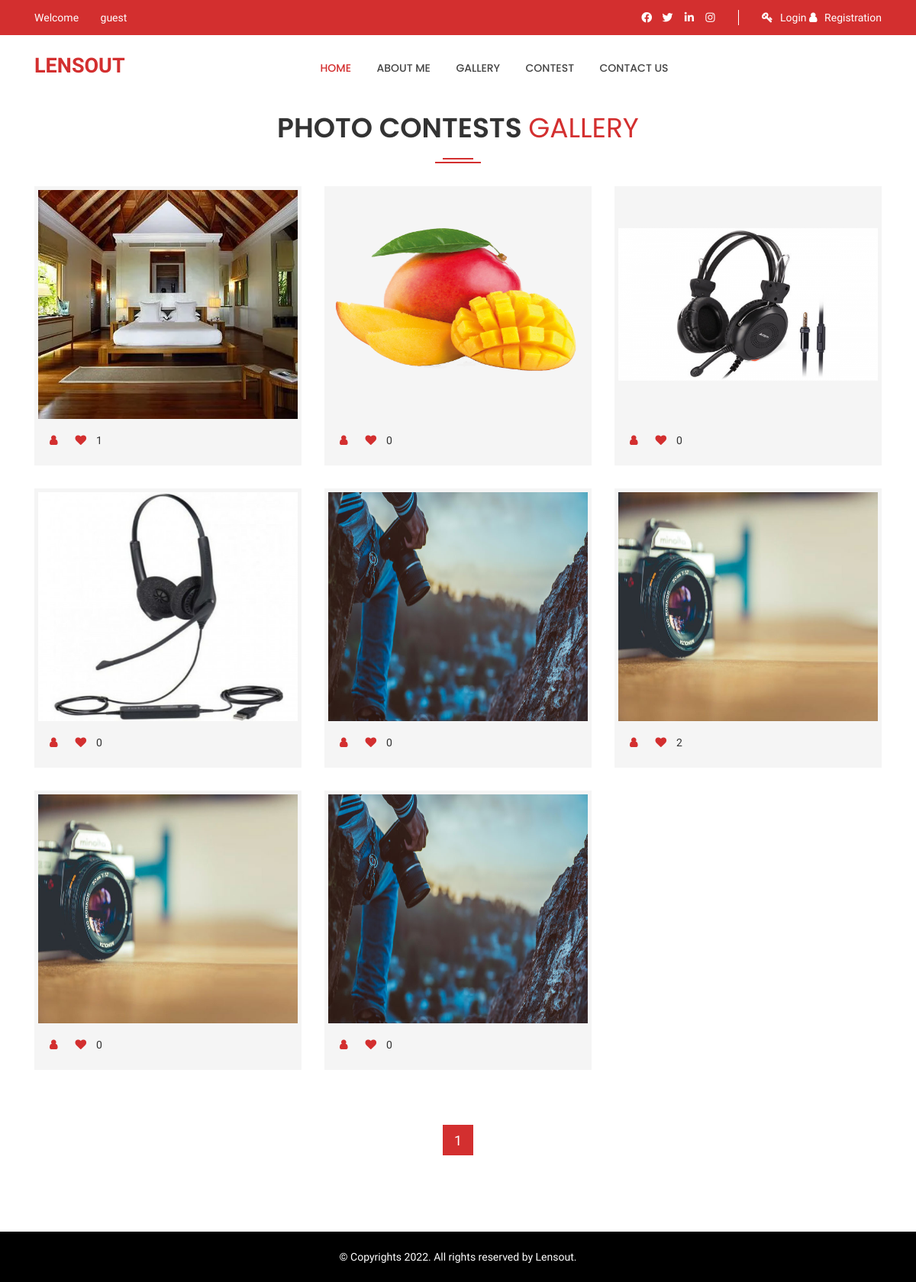
Screenshot of /accounts/gallary-view/ with the database file from the repository.
### users/models.py (models this page shows, shortened)
class ContestMaterial(models.Model):
    author = models.ForeignKey(User, on_delete=models.CASCADE)
    photo = models.ImageField(upload_to="ContestMaterial/", blank=False)
    post_on = models.DateField(auto_now=True, auto_now_add=False)
    love = models.ManyToManyField(User, blank=True, related_name="love")

### users/views.py (the view)
# urls.py: path('gallary-view/',views.Galary,name="galary"),
def Galary(request):
    img = ContestMaterial.objects.all()
    paginator = Paginator(img, 9)
    page = request.GET.get('page')
    img = paginator.get_page(page)
    context = {
        'img': img,
    }
    return render(request, 'gallery2.html', context)

### templates/gallery2.html (shortened to what this page needs)
{% extends 'base.html' %}
{% load static %}
{% block content %}
        <div class="home-gellary-area pt-100 pb-100">
            <div class="container">
                <div class="row">
                    <div class="col-lg-12 col-md-12 col-sm-12 col-xs-12">
                        <div class="section-title">
                            <h2>Photo Contests <span> Gallery</span></h2>
                        </div>
                    </div>
                    {% for foo in img %}
                    <div class="col-lg-4 col-md-6 col-sm-12 mb-30">
                        <div class="single-gellary">
                            <div class="image">
                                <img src="{{ foo.photo.url }}" alt="" style="height: 300px;">
                            </div>
                            <div class="gellary-informations">
                                <ul>
                                    <li><i class="fa fa-user"></i> {{ foo.author.full_name }}</li>
                                    <li><i class="fa fa-heart"></i> {{foo.love.count}}</li>
                                </ul>
                            </div>
                        </div>
                    </div>
                    {% endfor %}
                </div>
                <div class="row">
                    <div class="col-lg-12 col-md-12 col-sm-12 text-center">
                        <div class="pagination-area">
                            <ul>
                                <li class="active" ><a href="?page={{ img.number }}">1</a></li>
                            </ul>
                        </div>
                    </div>
                </div>
            </div>
        </div>
{% endblock %}

### templates/base.html (shortened to what this page needs)
<!DOCTYPE html>
{% load static %}
<html lang="">
    <head>
        <link rel="stylesheet" type="text/css" href="{% static 'css/bootstrap.min.css' %}">
        <link rel="stylesheet" type="text/css" href="{% static 'css/all.min.css' %}">
        <link rel="stylesheet" type="text/css" href="{% static 'css/fontawesome.min.css' %}">
        <link rel="stylesheet" type="text/css" href="{% static 'css/animate.css' %}">
        <link rel="stylesheet" type="text/css" href="{% static 'css/jquery-ui.min.css' %}">
        <link rel="stylesheet" type="text/css" href="{% static 'css/meanmenu.min.css' %}">
        <link rel="stylesheet" type="text/css" href="{% static 'css/owl.carousel.css' %}">
        <link rel="stylesheet" type="text/css" href="{% static 'css/magnific-popup.css' %}">
        <link rel="stylesheet" type="text/css" href="{% static 'inc/custom-slider/css/nivo-slider.css' %}">
        <link rel="stylesheet" type="text/css" href="{% static 'inc/custom-slider/css/preview.css' %}">
        <link rel="stylesheet" type="text/css" href="{% static 'css/lightbox.min.css' %}">
        <link rel="stylesheet" type="text/css" href="{% static 'css/TimeCircles.css' %}">
        <link rel="stylesheet" type="text/css" href="{% static 'style.css' %}">
        <link rel="stylesheet" type="text/css" href="{% static 'css/responsive.css' %}">
    </head>
    <body class="home">
        <header>
            <div class="header-top-area hidden-sm">
                <div class="container">
                    <div class="row">
                        <div class="col-lg-6 col-md-6 col-sm-6">
                            <div class="header-top-left">
                                <ul>
                                    <li><a href="tel:+985-2356-14566">Welcome </a></li>
                                    {% if request.user.is_authenticated %}
                                    <li> {{ request.user.full_name }}</li>
                                    {% else %}
                                    <li>guest</li>
                                    {% endif %}
                                </ul>
                            </div>
                        </div>
                        <div class="col-lg-6 col-md-6 col-sm-6">
                            <div class="right-side-tool text-right">
                                <div class="social-media-area">
                                    <ul>
                                        <li><a href="#"><i class="fab fa-facebook"></i></a></li>
                                        <li><a href="#"><i class="fab fa-twitter"></i></a></li>
                                        <li><a href="#"><i class="fab fa-linkedin"></i></a></li>
                                        <li><a href="#"><i class="fab fa-instagram"></i></a></li>
                                    </ul>
                                </div>
                                <div class="header-top-right">
                                    <ul>
                                        {% if request.user.is_authenticated %}
                                        <li><i class="fa fa-sign-out"></i><a href="{% url 'logout' %}">Log Out</a></li>
                                        <li><i class="fa fa-user"></i><a href="{% url 'dashboard' %}">Dashboard</a></li>
                                        {% else %}
                                        <li><i class="fa fa-key"></i><a href="{% url 'login' %}">Login</a></li>
                                        <li><i class="fa fa-user"></i><a href="{% url 'signup' %}">Registration</a></li>
                                        {% endif %}
                                    </ul>
                                </div>
                            </div>
                        </div>
                    </div>
                </div>
            </div>
            <div class="header-middle-area" id="sticky">
                <div class="container">
                    <div class="row">
                        <div class="col-lg-2 col-md-2 col-sm-12 col-xs-12">
                            <div class="logo-area">
                                <a href="{% url 'home' %}" style="text-transform:capitalize;">LENSOUT</a>
                            </div>
                        </div>
                        <div class="col-lg-9 col-md-9 col-sm-12 col-xs-12">
                            <div class="main-menu">
                                <nav>
                                    <ul>
                                        <li class="active"><a href="{% url 'home' %}">Home</a></li>
                                        <li><a href="{% url 'aboutme' %}">About Me</a></li>
                                        <li><a href="{% url 'galary' %}">Gallery</a></li>
                                        <li><a href="{% url 'contesthome' %}">Contest</a></li>
                                        <li><a href="{% url 'contact' %}">Contact Us</a></li>
                                    </ul>
                                </nav>
                            </div>
                        </div>
                    </div>
                </div>
            </div>
        </header>
        {% block content %}
        {% endblock %}
        <footer>
            <div class="footer-bottom-area">
                <div class="container">
                    <div class="row">
                        <div class="col-lg-12 col-md-12 col-sm-12 col-xs-12">
                            <div class="footer-bottom">
                                <p> &copy; Copyrights 2022. All rights reserved by Lensout.</p>
                            </div>
                        </div>
                    </div>
                </div>
            </div>
        </footer>
    </body>
</html>

### rows the page displays
ContestMaterial: photo (picture), love.count "1"
ContestMaterial: photo (picture), love.count "0"
ContestMaterial: photo (picture), love.count "0"
ContestMaterial: photo (picture), love.count "0"
ContestMaterial: photo (picture), love.count "0"
ContestMaterial: photo (picture), love.count "2"
ContestMaterial: photo (picture), love.count "0"
ContestMaterial: photo (picture), love.count "0"
